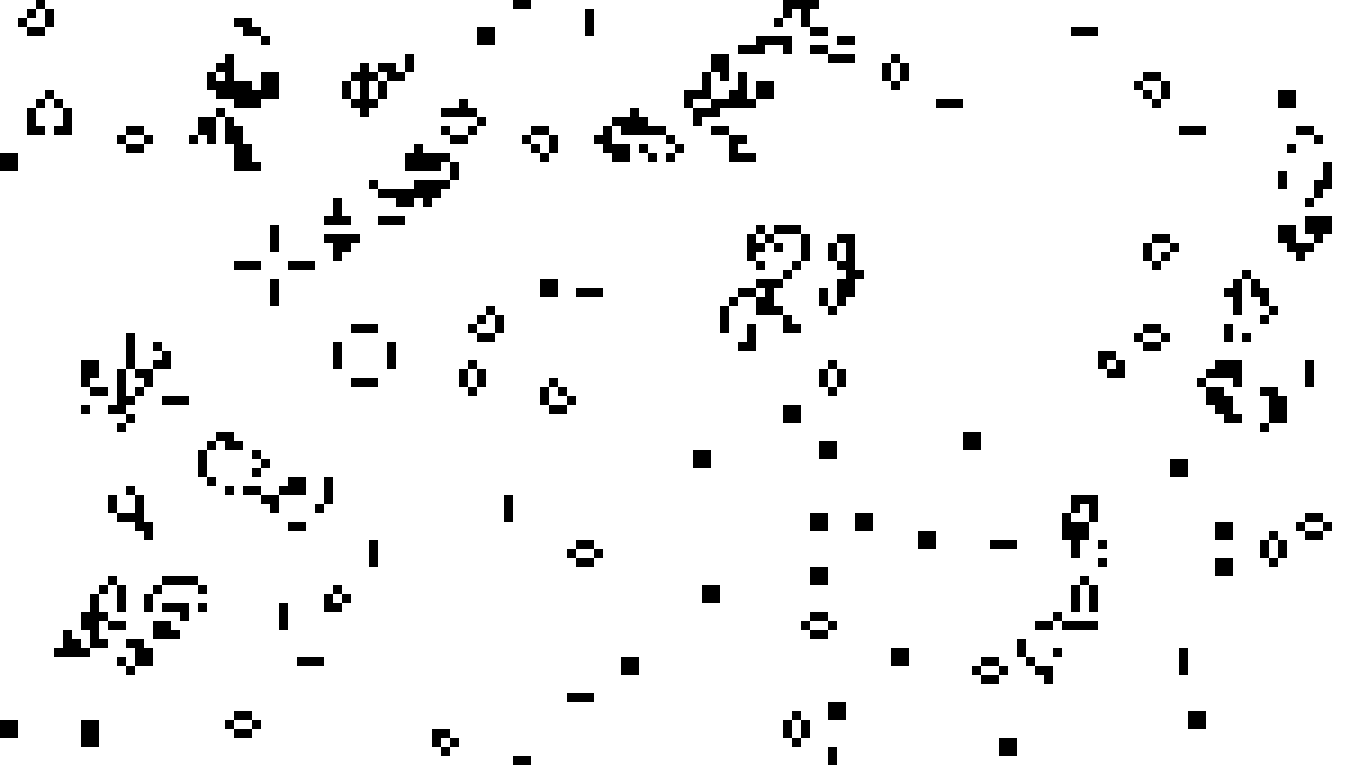

Source code (Python):
import os
import re
from PIL import Image
import numpy as np
import random
import time

resolution = os.popen('xdpyinfo | grep dimensions').read()
resolutionFormat = re.compile('\d+x\d+\s')
res = resolutionFormat.findall(resolution)[0].split('x')
width, hight = int(res[0]),int(res[1])
#width, hight = 750,450

scale = 9
foo = scale//2

centers = []
data = np.full([hight,width], 255, dtype=np.uint8)

for i in range((hight//scale)):
    for j in range((width//scale)):
        row = i*scale + foo
        col = j*scale + foo
        centers.append((row,col))


randomList = random.sample(range(0, (width//scale)*(hight//scale)),2000)

for i in randomList:
    row,col = centers[i]
    if data[row-foo:row+foo+1,col-foo:col+foo+1].all() != 0:
        data[row-foo:row+foo+1,col-foo:col+foo+1] = 0
############### TEST#################
##Oscillators
#Blinker(period 2)

# data[103-foo:103+foo+1,247-foo:247+foo+1] = 0
# data[103-foo:103+foo+1,247-2*foo:247+2*foo+1] = 0
# data[103-foo:103+foo+1,247-3*foo:247+3*foo+1] = 0

######################################
img = Image.fromarray(data)
img.save('gameOfLife.png')
changeBackground = 'gsettings set org.gnome.desktop.background picture-uri "file:///home/mohamad/gameOfLife/gameOfLife/gameOfLife.png"' 
os.system(changeBackground)

# for i in range(10):
while True:
    time.sleep(5)
    newData = data.copy()
    for row,col in centers:
        btm = data[(row+scale)%hight, col]
        tp = data[(row-scale)%hight, col]
        rght = data[row, (col+scale)%width]
        lft = data[row, (col-scale)%width]
        btmrght = data[(row+scale)%hight, (col+scale)%width]
        btmlft = data[(row+scale)%hight, (col-scale)%width]
        tprght = data[(row-scale)%hight, (col+scale)%width]
        tplft = data[(row-scale)%hight, (col-scale)%width]
       # print(btm , tp , rght , lft , btmrght ,btmlft , tprght , tplft)
        totalSum = int((int(btm) + int(tp) + int(rght) + int(lft) + int(btmrght)+ int(btmlft) + int(tprght) + int(tplft) )/255)
       # print(col,row,totalSum)
        if data[row, col]  == 0:
            #print("alive")
            if (totalSum < 5) or (totalSum > 6):
                #print("will be dead",row,col,totalSum)
                newData[row-foo:row+foo+1,col-foo:col+foo+1] = 255
        else:
            #print("dead")
            if totalSum == 5:
                #print("will be born",row,col,totalSum)
                newData[row-foo:row+foo+1,col-foo:col+foo+1] = 0

    data = newData

    img = Image.fromarray(data)
    img.save('gameOfLife.png')

    changeBackground = 'gsettings set org.gnome.desktop.background picture-uri "file:///home/mohamad/gameOfLife/gameOfLife/gameOfLife.png"' 
    os.system(changeBackground)


# TODO

# find a good name for foo variable :)
# add margine due to the screen resolution 
# check if it reaches a stable form restart the program and notifiy the user
# add the ocilation shape option to start with
# add clock to it
# add note to it so it is always on screen
# creat gui and and add other fun patterns like Fractals ...
# and so many things...


